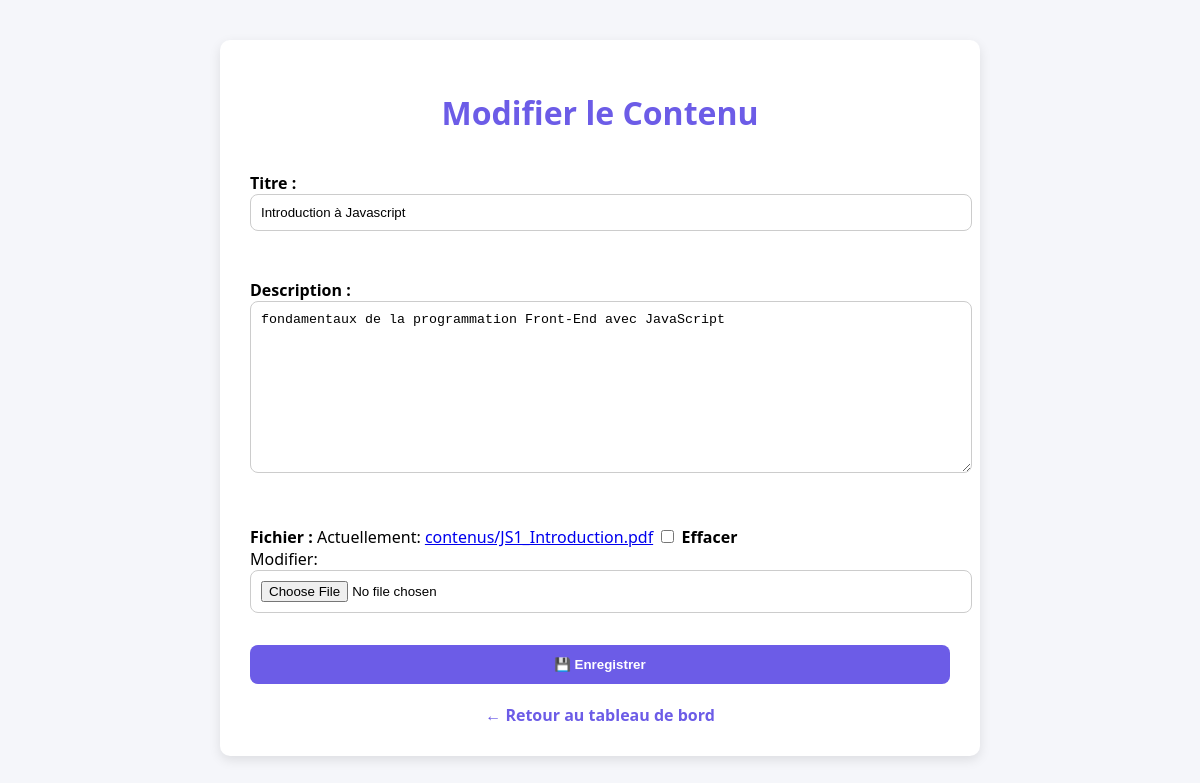
The app's page /formateur/contenus/2/modifier/ (signed in) with its own data.
### myapp/models.py (models this page shows, shortened)
class Contenu(models.Model):
    formation = models.ForeignKey(Formation, on_delete=models.CASCADE, related_name='contenus')
    titre = models.CharField(max_length=255)
    description = models.TextField(blank=True)
    fichier = models.FileField(upload_to='contenus/', blank=True, null=True)
    checked = models.BooleanField(default=False)

### myapp/views.py (the view)
# urls.py: path('formateur/contenus/<int:contenu_id>/modifier/', views.modifier_contenu, name='modifier_contenu'),
@login_required
def modifier_contenu(request, contenu_id):
    contenu = get_object_or_404(Contenu, id=contenu_id)
    if request.method == 'POST':
        form = ContenuForm(request.POST, request.FILES, instance=contenu)
        if form.is_valid():
            form.save()
            return redirect('voir_contenus', formation_id=contenu.formation.id)
    else:
        form = ContenuForm(instance=contenu)
    return render(request, 'formateur/modifier_contenu.html', {'form': form})

### myapp/forms.py
class ContenuForm(forms.ModelForm):
    class Meta:
        model = Contenu
        fields = ['titre', 'description', 'fichier']

### myapp/templates/formateur/modifier_contenu.html (shortened to what this page needs)
<!DOCTYPE html>
<html lang="fr">
<head>
</head>
<body>
<div class="container">
    <h1>Modifier le Contenu</h1>
    <form method="post" enctype="multipart/form-data">
        {{ form.as_p }}
        <button type="submit">💾 Enregistrer</button>
    </form>
    <div class="back-link">
        <a href="{% url 'dashboard_formateur' %}">← Retour au tableau de bord</a>
    </div>
</div>
</body>
</html>

### myapp/templates/formateur/modifier_contenu.html (style rules this page uses)
body { font-family: 'Segoe UI', sans-serif; background-color: #f5f6fa; padding: 40px; margin: 0; }
.container { max-width: 700px; margin: auto; background-color: white; padding: 30px; border-radius: 10px; box-shadow: 0 4px 12px rgba(0,0,0,0.1); }
h1 { text-align: center; color: #6c5ce7; }
form { display: flex; flex-direction: column; gap: 16px; }
label { font-weight: bold; }
input[type="text"], textarea, input[type="file"] { width: 100%; padding: 10px; border: 1px solid #ccc; border-radius: 8px; }
button { background-color: #6c5ce7; color: white; border: none; padding: 12px; border-radius: 8px; font-weight: bold; cursor: pointer; }
.back-link { text-align: center; margin-top: 20px; }
.back-link a { text-decoration: none; color: #6c5ce7; font-weight: bold; }

### records on screen
Contenu: titre "Introduction à Javascript", description "fondamentaux de la programmation Front-End avec JavaScript"
